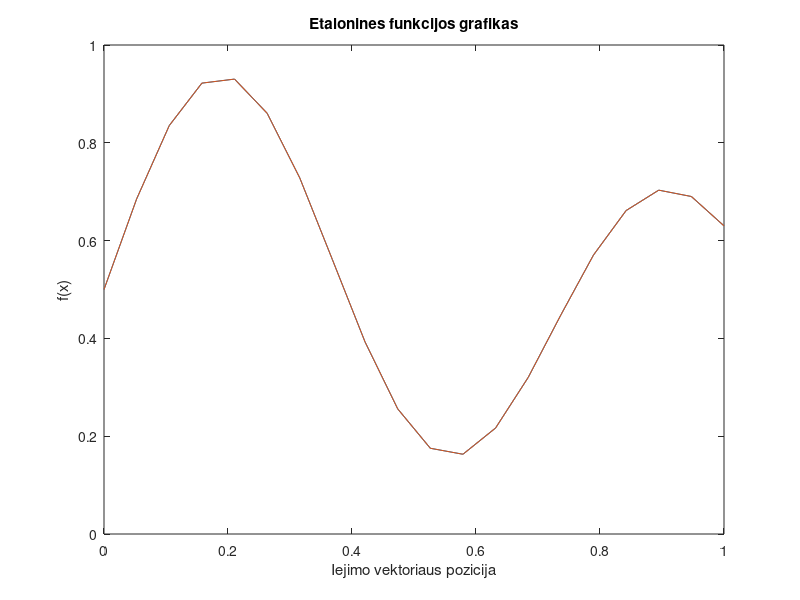

Reproduce this figure in MATLAB.
clear all; 
clc;

x=linspace(0,1,20);

func=(1+0.6*sin(2*pi*x/0.7)+0.3*sin(2*pi*x))/2;

figure(1)
plot(x,func,x,func);
title('Etalonines funkcijos grafikas');
xlabel('Iejimo vektoriaus pozicija'); 
ylabel('f(x)');